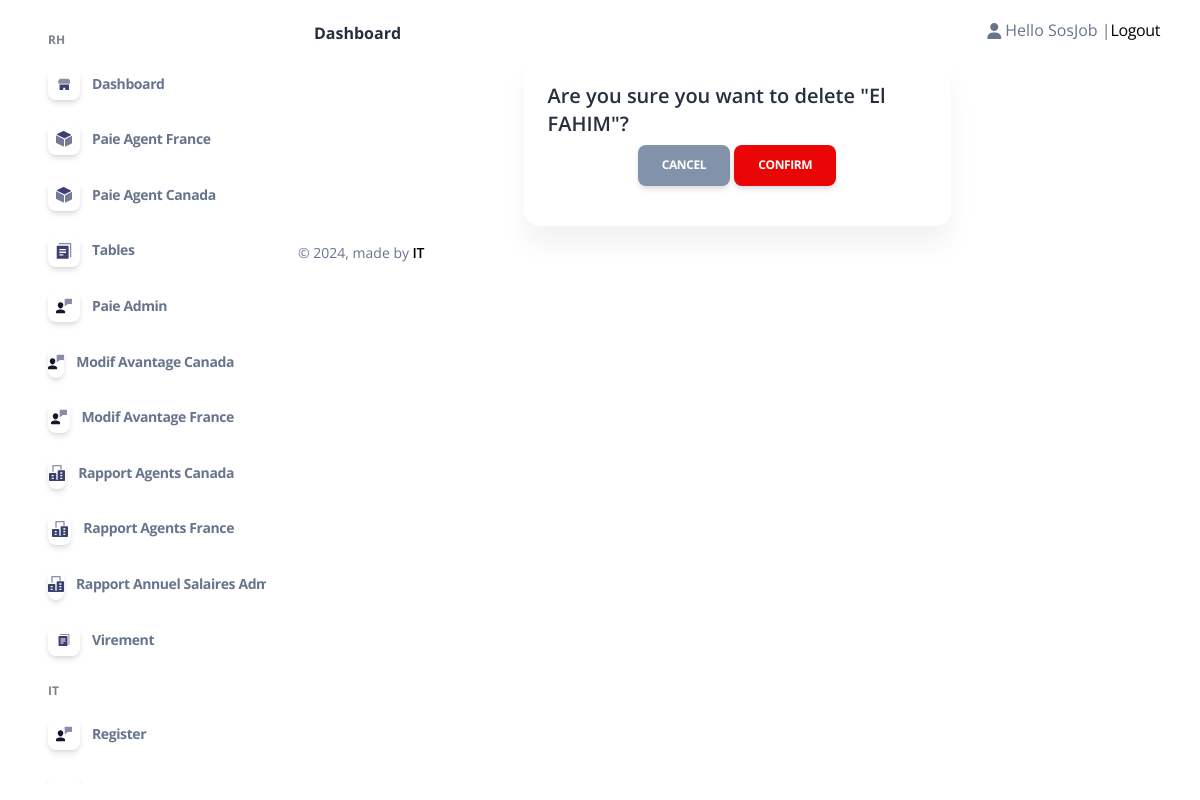
Before: /DelC/14 (signed in) with the older database file.
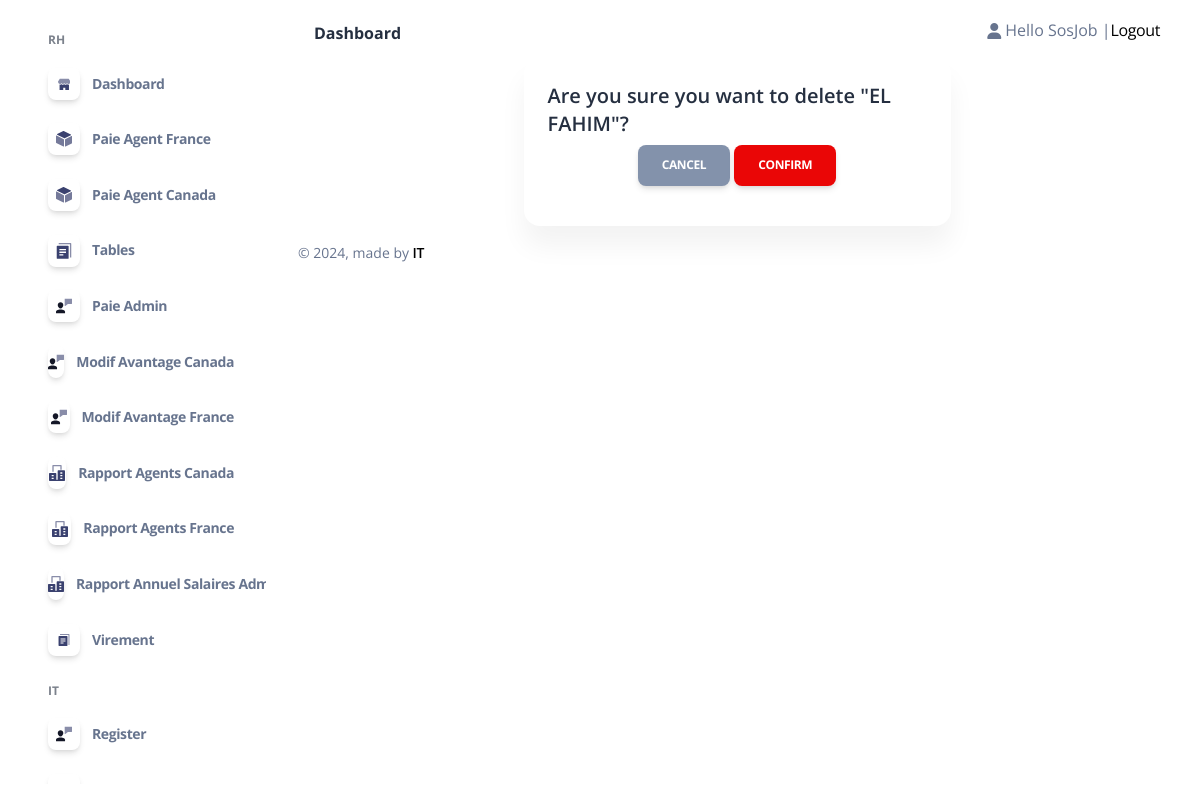
After: the same page with the newer database file.
### admin_Sos/models.py (models this page shows, shortened)
class Collaborateur(models.Model):
    Statut_P= (
        ('AGENT','AGENT'),
        ('CADRE','CADRE'),
        ('TECHNICIEN','TECHNICIEN'),
        ('STAGIAIRE','STAGIAIRE'),
    )
    STATUT_statut = (
        ('ACTIF','ACTIF'),
        ('INACTIF','INACTIF'),
        ('FORMATION','FORMATION'),
        ('STAGE','STAGE'),
    )
    STATUT_activite = (
        ('FRANCE','FRANCE'),
        ('CANADA','CANADA'),
    )
    STATUT_causededepart = (
        ('Demission','Demission'),
        ('Licenciement','Licenciement'),
        ('FPE','FPE'),
        ('Fin de contrat','Fin de contrat'),
        ('Comportement','Comportement'),
        ('Etudes','Etudes'),
        ('Sans motif(Volantaire)','Sans motif(Volantaire)'),
        ('Autre','Autre'),
    )
    Contart = (
        ('Etranger','Etranger'),
        ('Stage','Stage'),
        ('CDD','CDD'),
        ('CDI','CDI'),
    )
    TTGD = (
        ('Célibataire ','Célibataire'),
        ('Marié(e)','Marié(e)'),
        ('Divorcé(e)','Divorcé(e)'),
        ('Veuf(ve)','Veuf(ve)'),
    )
    statut_sexe = (
        ('H','H'),
        ('F','F'),
    )
    statut_TF = (
        ('OUI','OUI'),
        ('NON','NON'),
    )
    Statut = models.CharField(max_length=10,null=True,blank=True,choices=STATUT_statut)
    Nom = models.CharField(max_length=500,null=True,blank=True)
    Prenom = models.CharField(max_length=500,null=True,blank=True)
    Sexe = models.CharField(max_length=50,null=True,blank=True,choices=statut_sexe)
    Date_de_naissance = models.DateField(null=True,blank=True)
    Age = models.PositiveIntegerField(null=True,blank=True)
    Situation_familiale = models.CharField(max_length=100, null=True,blank=True,choices=TTGD)
    Nombre_d_enfants = models.FloatField(default=0, null=True,blank=True)
    N_CIN =models.CharField(default="-",max_length=120 ,null=True,blank=True)
    N_Passeport=models.CharField(default="-",max_length=300 ,null=True,blank=True)
    Nationalité=models.CharField(default="-",max_length=200,null=True,blank=True)
    Adresse_postale=models.CharField(default="-",max_length=200,null=True,blank=True)
    Ville=models.CharField(default="-",max_length=100,null=True,blank=True)
    E_mail= models.EmailField(null=True,blank=True)
    Declaration_CNSS= models.CharField(max_length=100,null=True,blank=True,choices=statut_TF)
    N_de_téléphone=models.CharField(max_length=200,null=True,blank=True)
    RIB = models.CharField(default="-",max_length=300,null=True,blank=True)
    N_CNSS= models.CharField(default="-",max_length=200,null=True,blank=True)
    Type_de_contrat= models.CharField(max_length=100,null=True,blank=True,choices=Contart)
    Salaire_base = models.PositiveBigIntegerField(default=0,null=True,blank=True)
    Nombre_de_Jour_Travaille_Admin= models.PositiveIntegerField(default=0,null=True,blank=True)
    Poste = models.CharField(max_length=100,null=True,blank=True)
    CSP = models.CharField(max_length=100,null=True,blank=True,choices=Statut_P)
    Date_d_entrée = models.DateField(null=True,blank=True)
    Date_de_Sortie = models.DateField(null=True,blank=True)
    anciennetee = models.IntegerField(default=0,null=True, blank=True)
    Motif_de_départ = models.CharField(default="-",max_length=1000,null=True,blank=True,choices=STATUT_causededepart)
    Commentaire = models.CharField(default="-",max_length=1000,null=True,blank=True)
    Prime_Produit = models.FloatField(default=0,null=True,blank=True)
    Nbre_d_heures_Travaillees= models.FloatField(default=0,null=True,blank=True)
    Planifier= models.FloatField(default=0,null=True,blank=True)
    Avance_sur_salaire = models.FloatField(default=0,null=True,blank=True)
    S_H = models.FloatField(default=0,null=True, blank=True)
    Activite=models.CharField(max_length=100,null=True,blank=True,choices=STATUT_activite)
    user =models.OneToOneField(User, null=True,blank=True,on_delete=models.CASCADE)
    def __str__(self):
        return str(self.Nom)

### admin_Sos/decorators.py (the view)
        def wrapper_func(request,*args, **kwargs):
            group=None
            if request.user.groups.exists():
                group= request.user.groups.all()[0].name
            if group == 'Admin':
                return view_func(request,*args, **kwargs)
            if group == 'Agent':
                return redirect('home')
            else:
                return redirect('login')

### admin_Sos/views.py (called while the page is built)
@login_required(login_url='login')
@admin_only
def DelCView(request,id):
    dele=Collaborateur.objects.get(id=id)
    if request.method == "POST":
        dele.delete()
        return redirect('table')
    context={
            'Collaborateur':dele,
        }
    return render(request,'admin_/delet.html',context)

### Templates/admin_/delet.html (shortened to what this page needs)
{% extends 'admin_/Base/homebase_admin.html' %}
{% block body %}
<div class="container">
  <div class="row justify-content-center">
    <div class="col-md-6">
      <div class="card">
        <div class="card-body">
          <h5 class="card-title">Are you sure you want to delete "{{ Collaborateur }}"?</h5>
          <form action="{% url 'DelC' Collaborateur.id %}" method="POST">
            <div class="text-center">
              <a href="{% url 'table' %}" class="btn btn-secondary">Cancel</a>
              <button type="submit" class="btn btn-danger">Confirm</button>
            </div>
          </form>
        </div>
      </div>
    </div>
  </div>
</div>
{% endblock %}

### Templates/admin_/Base/homebase_admin.html (shortened to what this page needs)
{% load static %}
<!DOCTYPE html>
<html lang="en">
<head>
  <link href="{% static '' %}Admin Page/assets/css/nucleo-icons.css" rel="stylesheet" />
  <link href="{% static '' %}Admin Page/assets/css/nucleo-svg.css" rel="stylesheet" />
  <link href="{% static '' %}Admin Page/assets/css/nucleo-svg.css" rel="stylesheet" />
  <link id="pagestyle" href="{% static '' %}Admin Page/assets/css/soft-ui-dashboard.css?v=1.0.2" rel="stylesheet" />
</head>
<body>
  {% include  'admin_/Base/header_admin.html' %}
        {% block body %}{% endblock  %}
        {% block foot %}
        {% include 'admin_/Base/footer_admin.html' %}
        {% endblock  %}
</body>
</html>

### Templates/admin_/Base/header_admin.html (shortened to what this page needs)
{% load static %}
<body class="g-sidenav-show h-100  bg-gray-100" style="background-color: white !important;">
  <aside class="sidenav navbar navbar-vertical navbar-expand-xs border-0 border-radius-xl my-3 fixed-left ms-3" id="sidenav-main">
    <div class="collapse navbar-collapse h-100 w-auto" id="sidenav-collapse-main">
      <ul class="navbar-nav">
        <li class="nav-item mt-3">
          <h6 class="ps-4 ms-2 text-uppercase text-xs font-weight-bolder opacity-6" style="font-weight: bold;!important">RH</h6>
        </li>
        <li class="nav-item">
          <a class="nav-link  {% if request.path == '/home_admin/' %}active{% endif %}" href="{% url 'home_admin' %}">
            <div class="icon icon-shape icon-sm shadow border-radius-md bg-white text-center me-2 d-flex align-items-center justify-content-center">
            </div>
            <span class="nav-link-text ms-1" style="font-weight: bold;!important">Dashboard</span>
          </a>
        </li>
        <li class="nav-item">
          <a class="nav-link {% if request.path == '/HW/' %}active{% endif %}" href="{% url 'tableF' %}">
            <div class="icon icon-shape icon-sm shadow border-radius-md bg-white text-center me-2 d-flex align-items-center justify-content-center">
            </div>
            <span class="nav-link-text ms-1"style="font-weight: bold;!important">Paie Agent France</span>
          </a>
        </li>
        <li class="nav-item">
          <a class="nav-link {% if request.path == '/HW/' %}active{% endif %}" href="{% url 'tableC' %}">
            <div class="icon icon-shape icon-sm shadow border-radius-md bg-white text-center me-2 d-flex align-items-center justify-content-center">
            </div>
            <span class="nav-link-text ms-1"style="font-weight: bold;!important">Paie Agent Canada</span>
          </a>
        </li>
        <li class="nav-item">
          <a class="nav-link {% if request.path == '/table/' %}active{% endif %} " href="{% url 'table' %}">
            <div class="icon icon-shape icon-sm shadow border-radius-md bg-white text-center me-2 d-flex align-items-center justify-content-center">
            </div>
            <span class="nav-link-text ms-1"style="font-weight: bold;!important">Tables</span>
          </a>
        </li>
        <li class="nav-item">
          <a class="nav-link {% if request.path == '/Salaire Admin/' %}active{% endif %} " href="{% url 'salaire_admin' %}">
            <div class="icon icon-shape icon-sm shadow border-radius-md bg-white text-center me-2 d-flex align-items-center justify-content-center">
            </div>
            <span class="nav-link-text ms-1"style="font-weight: bold;!important">Paie Admin</span>
          </a>
        </li>
        <li class="nav-item">
          <a class="nav-link {% if request.path == '/Salaire Modifier/' %}active{% endif %}  " href="{% url 'ModifSC' %}">
            <div class="icon icon-shape icon-sm shadow border-radius-md bg-white text-center me-2 d-flex align-items-center justify-content-center">
            </div>
            <span class="nav-link-text ms-1"style="font-weight: bold;!important">Modif Avantage Canada</span>
          </a>
        </li>
        <li class="nav-item">
          <a class="nav-link {% if request.path == '/Salaire Modifier/' %}active{% endif %}  " href="{% url 'ModifSF' %}">
            <div class="icon icon-shape icon-sm shadow border-radius-md bg-white text-center me-2 d-flex align-items-center justify-content-center">
            </div>
            <span class="nav-link-text ms-1"style="font-weight: bold;!important">Modif Avantage France</span>
          </a>
        </li>
        <li class="nav-item">
          <a class="nav-link  {% if request.path == '/rapport Agent/' %}active{% endif %} " href="{% url 'rapport Agent Canada' %}">
            <div class="icon icon-shape icon-sm shadow border-radius-md bg-white text-center me-2 d-flex align-items-center justify-content-center">
            </div>
            <span class="nav-link-text ms-1"style="font-weight: bold;!important">Rapport Agents Canada</span>
          </a>
        </li>
        <li class="nav-item">
          <a class="nav-link  {% if request.path == '/rapport Agent/' %}active{% endif %} " href="{% url 'rapport Agent France' %}">
            <div class="icon icon-shape icon-sm shadow border-radius-md bg-white text-center me-2 d-flex align-items-center justify-content-center">
            </div>
            <span class="nav-link-text ms-1"style="font-weight: bold;!important">Rapport Agents France</span>
          </a>
        </li>
        <li class="nav-item">
          <a class="nav-link {% if request.path == '/rapport Admin/' %}active{% endif %} " href="{% url 'rapport Admin' %}">
            <div class="icon icon-shape icon-sm shadow border-radius-md bg-white text-center me-2 d-flex align-items-center justify-content-center">
            </div>
            <span class="nav-link-text ms-1"style="font-weight: bold;!important">Rapport Annuel Salaires Admins</span>
          </a>
        </li>
        <li class="nav-item">
          <a class="nav-link {% if request.path == '/Virement/' %}active{% endif %} " href="{% url 'virement' %}">
            <div class="icon icon-shape icon-sm shadow border-radius-md bg-white text-center me-2 d-flex align-items-center justify-content-center">
            </div>
            <span class="nav-link-text ms-1"style="font-weight: bold;!important">Virement</span>
          </a>
        </li>
        <li class="nav-item mt-3">
          <h6 class="ps-4 ms-2 text-uppercase text-xs font-weight-bolder opacity-6" style="font-weight: bold;!important">IT</h6>
        </li>
        <li class="nav-item">
          <a class="nav-link {% if request.path == '/register/' %}active{% endif %} " href="{% url 'register' %}">
            <div class="icon icon-shape icon-sm shadow border-radius-md bg-white text-center me-2 d-flex align-items-center justify-content-center">
            </div>
            <span class="nav-link-text ms-1"style="font-weight: bold;!important">Register</span>
          </a>
        </li>
        <li class="nav-item">
          <a class="nav-link {% if request.path == '/test/' %}active{% endif %} " href="">
            <div class="icon icon-shape icon-sm shadow border-radius-md bg-white text-center me-2 d-flex align-items-center justify-content-center">
            </div>
            <span class="nav-link-text ms-1"style="font-weight: bold;!important">Ticket</span>
          </a>
        </li>
      </ul>
    </div>
  </aside>
  <main class="main-content mt-1 border-radius-lg">
    <nav class="navbar navbar-main navbar-expand-lg px-0 mx-4 shadow-none border-radius-xl" id="navbarBlur" navbar-scroll="true">
      <div class="container-fluid py-1 px-3">
        <nav aria-label="breadcrumb">
          <ol class="breadcrumb bg-transparent mb-0 pb-0 pt-1 px-0 me-sm-6 me-5">
          </ol>
          <h6 class="font-weight-bolder mb-0"style="font-weight: bold;!important;" >Dashboard</h6>
        </nav>
        <div class="collapse navbar-collapse mt-sm-0 mt-2 me-md-0 me-sm-4" id="navbar">
          <ul class="navbar-nav  justify-content-end">
            <li class="nav-item d-flex align-items-center">
              {% if request.user.is_authenticated%}
                <i class="fa fa-user me-sm-1"></i>
				    			    <div> Hello {{request.user}} | </a></div>
                      <div><a  href="{% url 'logout' %}" > Logout</a></div>
						  {% endif %}
            </li>
          </ul>
        </div>
      </div>
    </nav>

### Templates/admin_/Base/footer_admin.html (shortened to what this page needs)
{% load static %}
<footer class="footer pt-3">
        <div class="container-fluid">
          <div class="row align-items-center justify-content-lg-between">
            <div class="col-lg-6 mb-lg-0 mb-4">
              <div class="copyright text-center text-sm text-muted text-lg-left">
                © ,
                made by
                <a href="" class="font-weight-bold" target="_blank">IT</a>
              </div>
            </div>
          </div>
        </div>
      </footer>
  </main>
</body>

### static/Admin Page/assets/css/nucleo-svg.css (style rules this page uses)
.icon { display: inline-block; color: #111111; height: 1em; width: 1em; }
.icon-sm { height: 0.8em; width: 0.8em; }
.icon { fill: currentColor; stroke: none; }

Changed rows visible on the page:
changed Collaborateur: Nom "El FAHIM" → "EL FAHIM"
